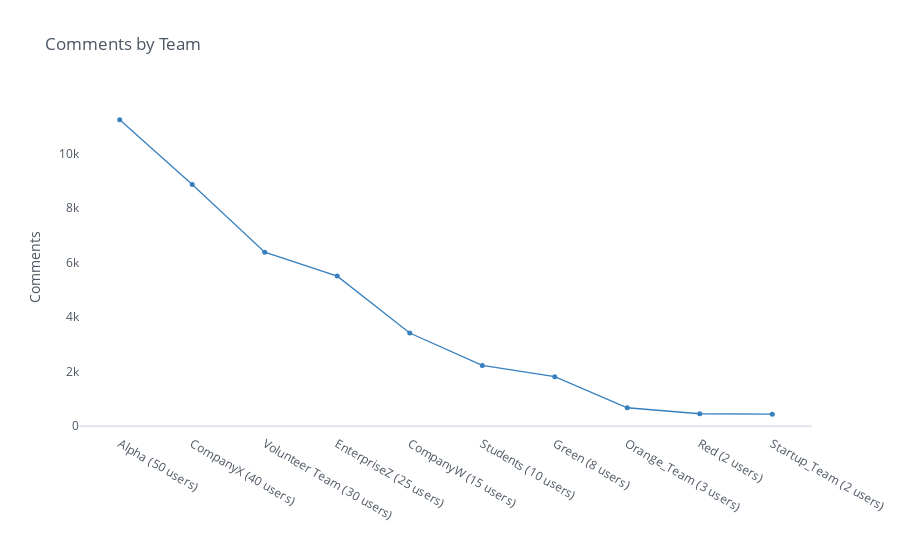

Here is the notebook cell this chart was saved with:
### Code cell
df_ = df2
df_.iplot(y='comments', theme='white', mode='lines+markers', color='blue', 
          title='Comments per Team', size=5, showgrid=False, yTitle='Comments')

### Figure 1 — Plotly figure (JSON) as saved in the notebook; plotly's stock layout.template omitted (floating-point values rounded to 4 significant figures)
{"data": [{"line": {"color": "rgba(55, 128, 191, 1.0)", "dash": "solid", "shape": "linear", "width": 1.3}, "marker": {"size": 5, "symbol": "circle"}, "mode": "lines+markers", "name": "comments", "text": "", "type": "scatter", "x": ["Alpha (50 users)", "CompanyX (40 users)", "Volunteer Team (30 users)", "EnterpriseZ (25 users)", "CompanyW (15 users)", "Students (10 users)", "Green (8 users)", "Orange_Team (3 users)", "Red (2 users)", "Startup_Team (2 users)"], "y": [11236, 8861, 6380, 5503, 3415, 2229, 1814, 675, 454, 439]}], "layout": {"autosize": true, "legend": {"bgcolor": "#FFFFFF", "font": {"color": "#4D5663"}}, "paper_bgcolor": "#FFFFFF", "plot_bgcolor": "#FFFFFF", "title": {"font": {"color": "#4D5663"}, "text": "Comments by Team"}, "xaxis": {"autorange": true, "gridcolor": "#E1E5ED", "range": [-0.5607, 9.561], "showgrid": false, "tickfont": {"color": "#4D5663"}, "title": {"font": {"color": "#4D5663"}, "text": ""}, "type": "category", "zerolinecolor": "#E1E5ED"}, "yaxis": {"autorange": true, "gridcolor": "#E1E5ED", "range": [-358.2, 12030.0], "showgrid": false, "tickfont": {"color": "#4D5663"}, "title": {"font": {"color": "#4D5663"}, "text": "Comments"}, "type": "linear", "zerolinecolor": "#E1E5ED"}}}
